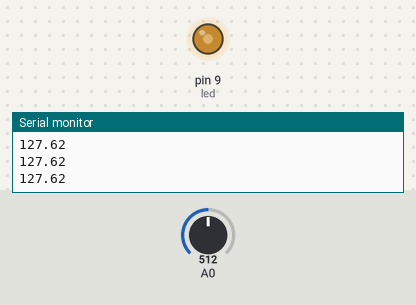
A sketch run on a simulated Arduino Uno, built with avr-gcc and run on an emulated ATmega328P. On the bench: output pins drawn as LEDs (lit = HIGH), the last lines printed to the serial monitor. Dashed ring = blinking. The test bench sets the inputs (shaded band); at power-on: A0 = 512.

Above: at 1.3 s.
1.4 s: A0 set to 716
At 3.7 s:
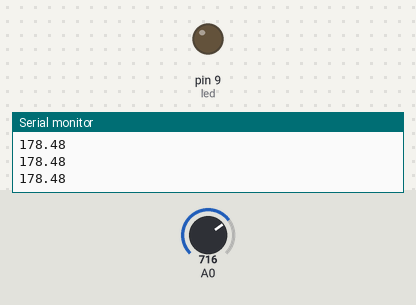
5.2 s: A0 set to 900
At 6.7 s:
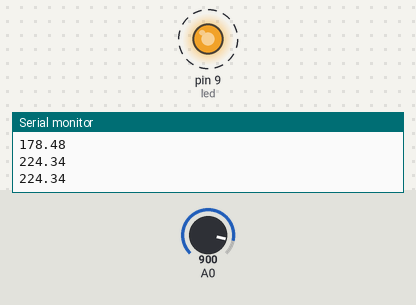
9.0 s: A0 set to 122
Timing chart, 0 to 18.8 s (numbered marks = the images above; inputs shaded):
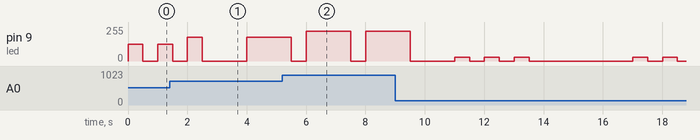

The sketch:

lab3.ino
```cpp
int led = 9;

void setup() {
  // put your setup code here, to run once:
  Serial.begin(9600);
  pinMode(led, OUTPUT);
}

void showSignal(int i, int t){
  float brightness = getBrightness();
  if(i == 1){
    analogWrite(led, brightness);
    delay(500 * t);
  }
  else{
    analogWrite(led, 0);
    delay(500 * t);
  }
}

float getBrightness(){
  int sensorValue = analogRead(A0);
  float brightness = sensorValue * (255.0 / 1023.0);
  Serial.println(brightness);
  return brightness;
}

void loop() {
  // S
  showSignal(1, 1);
  showSignal(0, 1);
  showSignal(1, 1);
  showSignal(0, 1);
  showSignal(1, 1);

  showSignal(0, 3);

  // O
  showSignal(1, 3);
  showSignal(0, 1);
  showSignal(1, 3);
  showSignal(0, 1);
  showSignal(1, 3);

  showSignal(0, 3);

  // S
  showSignal(1, 1);
  showSignal(0, 1);
  showSignal(1, 1);
  showSignal(0, 1);
  showSignal(1, 1);

  showSignal(0, 7);
}
```
